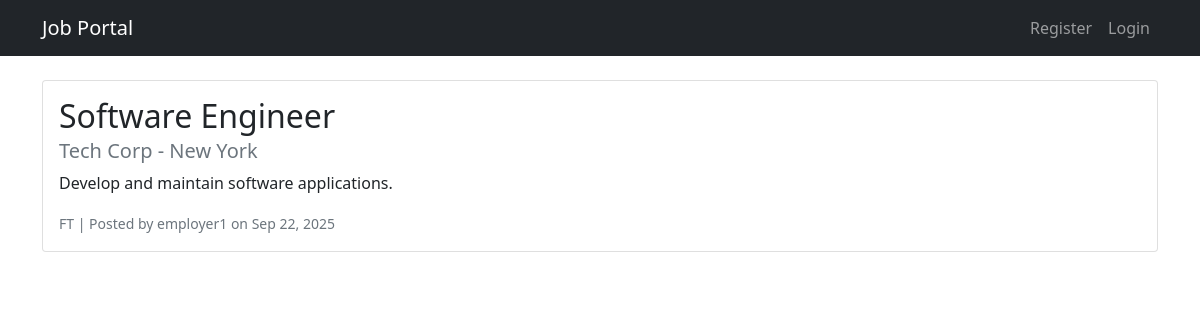
Page /jobs/1/ on the committed database.
### jobs/models.py (models this page shows, shortened)
class Job(models.Model):
    EMPLOYMENT_TYPE_CHOICES = [
        ('FT', 'Full-time'),
        ('PT', 'Part-time'),
        ('CT', 'Contract'),
        ('IN', 'Internship'),
    ]
    title = models.CharField(max_length=200)
    description = models.TextField()
    company = models.CharField(max_length=100)
    location = models.CharField(max_length=100)
    employment_type = models.CharField(max_length=2, choices=EMPLOYMENT_TYPE_CHOICES)
    posted_by = models.ForeignKey(settings.AUTH_USER_MODEL, on_delete=models.CASCADE)
    posted_at = models.DateTimeField(auto_now_add=True)

### accounts/models.py (models this page shows, shortened)
class User(AbstractUser):
    USER_TYPE_CHOICES = (
        ('jobseeker', 'Job Seeker'),
        ('employer', 'Employer'),
    )
    user_type = models.CharField(max_length=10, choices=USER_TYPE_CHOICES, default='jobseeker')
    phone = models.CharField(max_length=15, blank=True)
    company = models.CharField(max_length=100, blank=True)  # For employers

### jobs/views.py (the view)
# urls.py: path('<int:pk>/', views.job_detail, name='job_detail'),
def job_detail(request, pk):
    job = get_object_or_404(Job, pk=pk)
    return render(request, 'jobs/job_detail.html', {'job': job})

### templates/jobs/job_detail.html (shortened to what this page needs)
{% extends 'base.html' %}
{% block content %}
<div class="card">
    <div class="card-body">
        <h2 class="card-title">{{ job.title }}</h2>
        <h5 class="card-subtitle mb-2 text-muted">{{ job.company }} - {{ job.location }}</h5>
        <p class="card-text">{{ job.description }}</p>
        <p class="card-text"><small class="text-muted">{{ job.employment_type }} | Posted by {{ job.posted_by.username }} on {{ job.posted_at|date:"M d, Y" }}</small></p>
    </div>
</div>
{% endblock %}

### rows in the picture
Job: title "Software Engineer", company "Tech Corp", location "New York", description "Develop and maintain software applications.", employment_type "FT", posted_by.username "employer1", posted_at "Sep 22, 2025"
